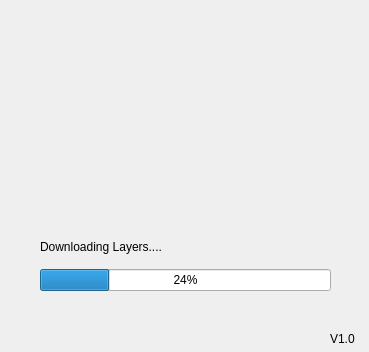
<?xml version="1.0" encoding="UTF-8"?>
<ui version="4.0">
 <class>Dialog</class>
 <widget class="QDialog" name="Dialog">
  <property name="enabled">
   <bool>true</bool>
  </property>
  <property name="geometry">
   <rect>
    <x>0</x>
    <y>0</y>
    <width>369</width>
    <height>352</height>
   </rect>
  </property>
  <property name="contextMenuPolicy">
   <enum>Qt::NoContextMenu</enum>
  </property>
  <property name="windowTitle">
   <string notr="true">OS</string>
  </property>
  <property name="windowIcon">
   <iconset resource="img.qrc">
    <normaloff>:/img/yocto-project-176x176.png</normaloff>:/img/yocto-project-176x176.png</iconset>
  </property>
  <widget class="QWidget" name="gridLayoutWidget">
   <property name="geometry">
    <rect>
     <x>40</x>
     <y>230</y>
     <width>291</width>
     <height>61</height>
    </rect>
   </property>
   <layout class="QGridLayout" name="gridLayout">
    <item row="5" column="0">
     <widget class="QProgressBar" name="progressBar">
      <property name="value">
       <number>24</number>
      </property>
     </widget>
    </item>
    <item row="2" column="0">
     <widget class="QLabel" name="label">
      <property name="text">
       <string>Downloading Layers....</string>
      </property>
     </widget>
    </item>
   </layout>
  </widget>
  <widget class="QLabel" name="label_2">
   <property name="geometry">
    <rect>
     <x>100</x>
     <y>50</y>
     <width>181</width>
     <height>176</height>
    </rect>
   </property>
   <property name="text">
    <string/>
   </property>
   <property name="pixmap">
    <pixmap resource="img.qrc">:/img/yocto-project-176x176.png</pixmap>
   </property>
  </widget>
  <widget class="QLabel" name="label_3">
   <property name="geometry">
    <rect>
     <x>40</x>
     <y>290</y>
     <width>291</width>
     <height>51</height>
    </rect>
   </property>
   <property name="text">
    <string/>
   </property>
  </widget>
  <widget class="QLabel" name="label_4">
   <property name="geometry">
    <rect>
     <x>330</x>
     <y>330</y>
     <width>31</width>
     <height>17</height>
    </rect>
   </property>
   <property name="text">
    <string>V1.0</string>
   </property>
  </widget>
 </widget>
 <resources>
  <include location="img.qrc"/>
 </resources>
 <connections/>
</ui>
